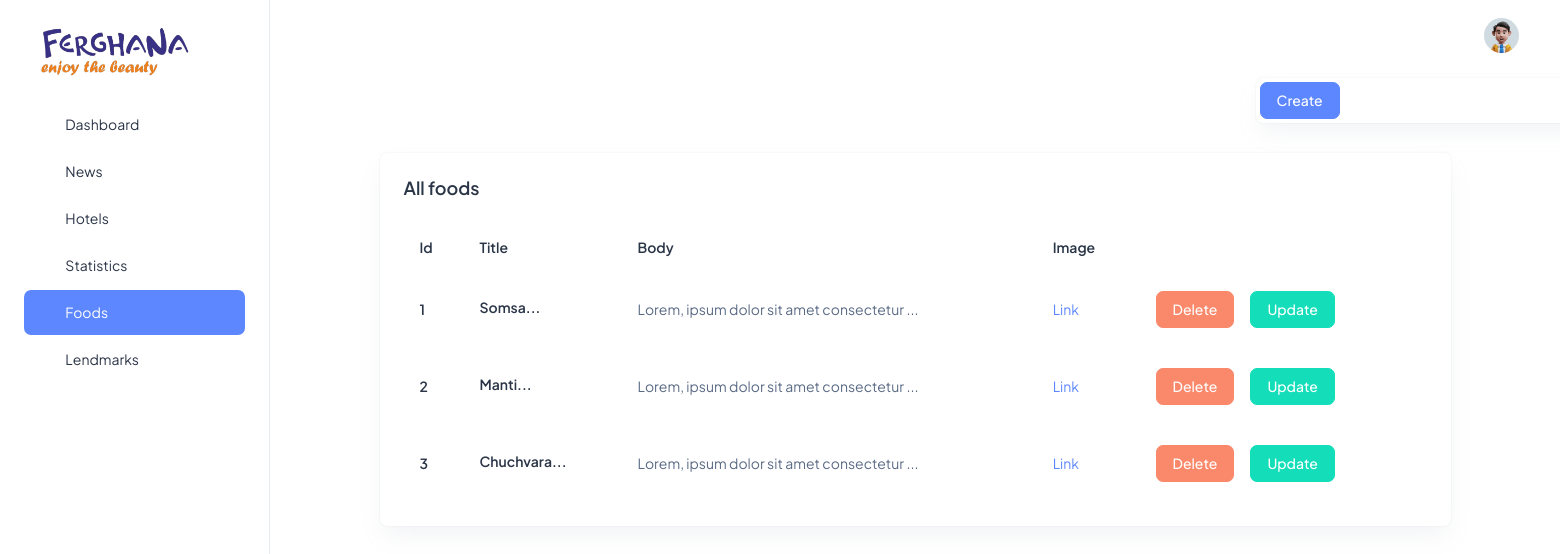
/dash/foods/ (signed in), run on the app's committed database.
### main/models.py (models this page shows, shortened)
class Food(models.Model):
    title = models.CharField(max_length=255)
    image = models.ImageField(upload_to='hotels/')
    body = models.TextField()
    class Meta:
        verbose_name = "Taom"
        verbose_name_plural = "Taomlar"

### dashboard/views.py (the view)
# urls.py: path('foods/', views.foods, name='foods'),
@login_required
def foods(request):
    data = models.Food.objects.all()
    return render(request, 'dash/main/foods/foods.html', {'data':data})

### templates/dash/main/foods/foods.html (shortened to what this page needs)
{% extends 'dash/main/base.html' %}
{% load static %}
{% block content %}
<div class="align-items-end">
    <div class="row">
    </div>
    <div class="row">
        <div class="mt-5 offset-md-9 d-flex align-items-stretch">
          <div class="card w-100">
            <div class="d-flex align-items-center gap-2">
                <form method="get" action="{% url 'dash:create_food' %}">
                    <button class="btn btn-primary m-1" type="submit">Create</button>
                </form>
              </div>
          </div>
        </div>
    </div>
    <div class="row">
        <div class="col-lg-10 offset-md-1 d-flex align-items-stretch">
          <div class="card w-100">
            <div class="card-body p-4">
              <h5 class="card-title fw-semibold mb-4">All foods</h5>
              <div class="table-responsive">
                <table class="table text-nowrap mb-0 align-middle">
                  <thead class="text-dark fs-4">
                    <tr>
                      <th class="border-bottom-0">
                        <h6 class="fw-semibold mb-0">Id</h6>
                      </th>
                      <th class="border-bottom-0">
                        <h6 class="fw-semibold mb-0">Title</h6>
                      </th>
                      <th class="border-bottom-0">
                        <h6 class="fw-semibold mb-0">Body</h6>
                      </th>
                      <th class="border-bottom-0">
                        <h6 class="fw-semibold mb-0">Image</h6>
                      </th>
                      <th class="border-bottom-0">
                      </th>
                    </tr>
                  </thead>
                  <form method="post">
                      <tbody>
                        {% for food in data %}
                        <tr>
                            <td class="border-bottom-0"><h6 class="fw-semibold mb-0">{{ forloop.counter }}</h6></td>
                            <td class="border-bottom-0">
                                <h6 class="fw-semibold mb-1">{{ food.title|slice:":30" }}...</h6>
                            </td>
                            <td class="border-bottom-0">
                                <p class="mb-0 fw-normal">{{ food.body|slice:":40" }}...</p>
                            </td>
                            <td class="border-bottom-0">
                                <div class="d-flex align-items-center gap-2">
                                    {% if food.image %}
                                        <a href="{{ food.image.url }}" target="_blank" class="text-bold">Link</a>
                                    {% else %}
                                        <p>No image available</p>
                                    {% endif %}
                                </div>
                            </td>
                            <td class="border-bottom-0">
                                <div class="d-flex align-items-center gap-2">
                                    <a href="{% url 'dash:delete_food' pk=food.pk %}" class="btn btn-danger m-1">Delete</a>
                                    <a href="{% url 'dash:update_food' pk=food.pk %}" class="btn btn-success m-1">Update</a>
                                </div>
                            </td>
                        </tr>
                        {% endfor %}
                      </tbody>
                  </form>
                </table>
              </div>
            </div>
          </div>
        </div>
    </div>
</div>
{% endblock %}

### data on the page
Food: title "Somsa", body "Lorem, ipsum dolor sit amet consectetur"
Food: title "Manti", body "Lorem, ipsum dolor sit amet consectetur"
Food: title "Chuchvara", body "Lorem, ipsum dolor sit amet consectetur"
